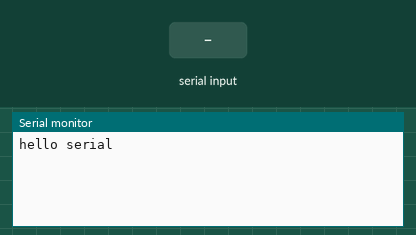
The sketch below on a simulated Arduino Mega 2560, built with avr-gcc and run on an emulated ATmega2560. Parts: the last lines printed to the serial monitor. The test bench sets the inputs (shaded band).

Above: at 1.2 s.
1.3 s: "&" received over Serial
At 2.4 s:
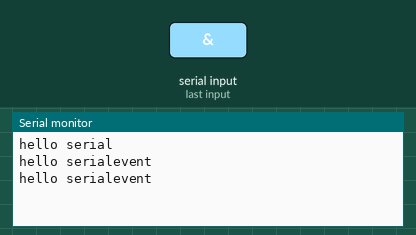
4.0 s: "&" received over the second serial link
At 4.9 s:
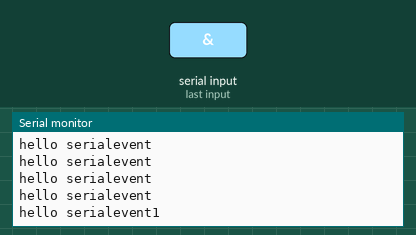

The sketch:

mkr_uart.ino
```cpp
//MKR GSM

//SoftwareSerial mySerial(13,14); //RX,TX

//const int valPin = A1;
//const int valPin2 = A3;

int counter = 0;
String inputString = "";         // a String to hold incoming data
bool stringComplete = false;  // whether the string is complete


void setup() {
  //pinMode(valPin, OUTPUT);
  //pinMode(valPin2, INPUT);

  Serial.begin(57600);
  while(!Serial){};

  inputString.reserve(200);

  Serial.println("hello serial");

  Serial1.begin(57600);
  while(!Serial1){};
  Serial1.write("hello serial1");

  //softwareserial
  //mySerial.begin(4800);
  //mySerial.println("hello mySerial");
}

void serialEvent() {
  Serial.println("hello serialevent");
}
void serialEvent1() {
  Serial.println("hello serialevent1");

}

void loop() {
  counter++;

  while (Serial1.available()) {
    // get the new byte:
    char inChar = (char)Serial1.read();
    // add it to the inputString:

    // if the incoming character is a newline, set a flag so the main loop can
    // do something about it:
    if (inChar == '&') {
      stringComplete = true;
    } else {
      inputString += inChar;
    }
  }

  // print the string when a newline arrives:
  if (stringComplete) {
    Serial.println(inputString);
    // clear the string:
    inputString = "";
    stringComplete = false;
  }

  //if(Serial1.available()){
  //  Serial.write(Serial1.read());
  //}

  //if(mySerial.available()){
  //  Serial.write(mySerial.read());
  //}
  //Serial1.print("hello mySerial from MKR gsm 1400");
  //Serial.write("hello mySerial from MKR gsm 1400");

  //Serial1.write(70);
  //Serial1.write(74);
  //Serial1.write("a"); //97 = indeed dec val
  //Serial1.write("abc"); //97 98 99 = indeed dec val, as sep events

  if(counter>10) {

    counter=0;
    /*
    Serial1.write("a"); //97 98 99 = indeed dec val, as sep events --> Doesnt always work, why??? TODO
    //Serial.println("hello");
    delay(500);
    Serial1.write("b"); //97 98 99 = indeed dec val, as sep events
    delay(500);
    Serial1.write("c"); //97 98 99 = indeed dec val, as sep events
    delay(500);
    //Serial1.write("def"); //multple goes wrong?
    //delay(500);
    Serial1.write("]"); //97 98 99 = indeed dec val, as sep events
    delay(500);*/


    Serial1.print("abs]"); //97 98 99 = indeed dec val, as sep events
    delay(100);
    //bat 12.1v,solar 20w always 5 chars 1.2a
    //b12.1s0020a01.2a
    //execute=[g for go [g1=...

    //values to log inside gsm to get avg when logging and sending to cloud
    //sending here to arduino to show it on lcd display and controls
    //1sided communication for now = cannot change settings?
    //need to change/enter phone number? = do at office or by mobile phone?
    //need to change/enter credit code that works offline = logic on arduino
    Serial1.print("[b12.1]");
    delay(100);
    Serial1.print("[s20]");
    delay(100);
    Serial1.print("[a1.2]");
    delay(150);

    //can send commands to execute when demanded from the cloud or mobile (through cloud)
    //Serial1.print("[gcredit]");//
    //delay(1500);
    Serial1.print("[gtopup3d]");//when done through mobile phone = also enable if disabled = show new credit on LCD & play tune??
    delay(150);
    Serial1.print("[gdisable]");//power off when out of credit = disable if not disabled yet
    delay(150);
    Serial1.print("[genable]");//power off when out of credit = disable if not disabled yet
    delay(150);
  }
  delay(150);

  //analogWrite(valPin, HIGH);
    //analogRead(valPin);
  //int test = analogRead(valPin2);
  //Serial.println(test);//181

}
```

Measured:
- after the input at 1.3 s, the serial monitor: prints a new line after 0.05 s (image 1)
- after the input at 4.0 s, the serial monitor: prints a new line after 0.06 s (image 2)
